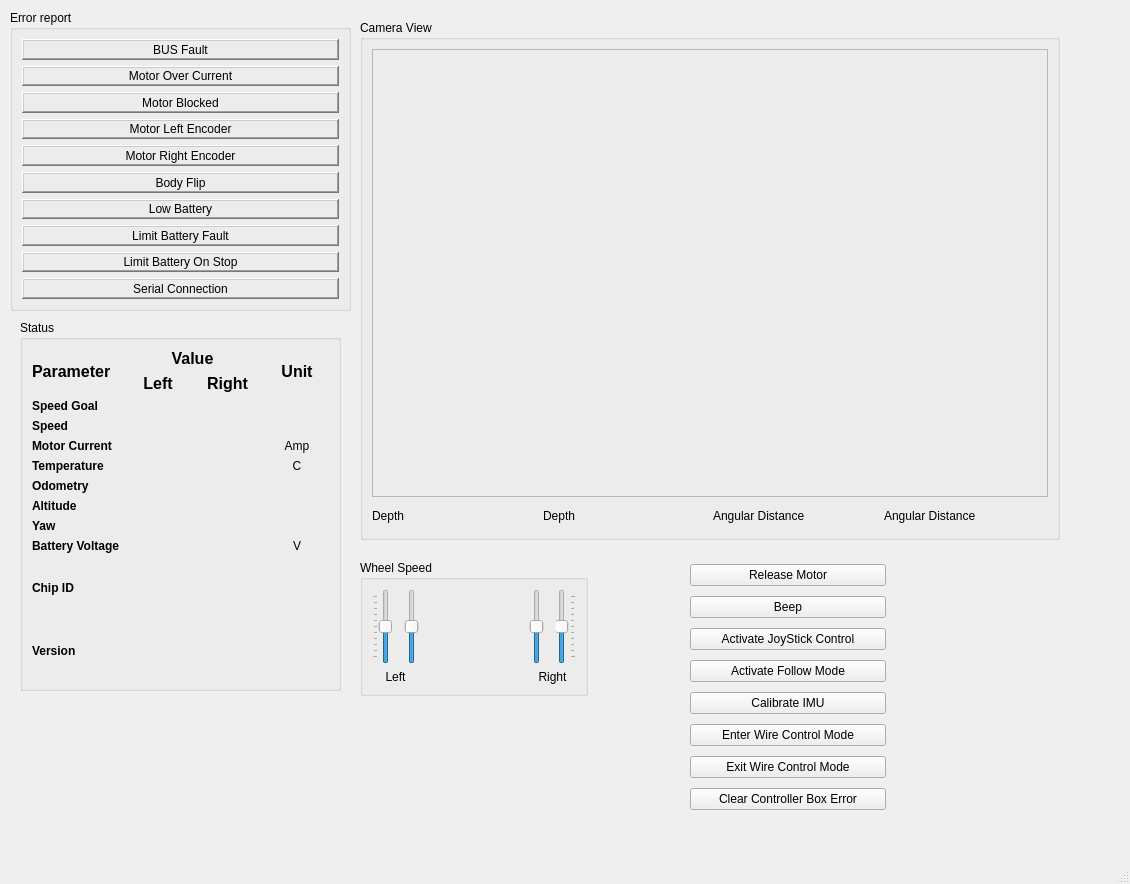
<?xml version="1.0" encoding="UTF-8"?>
<ui version="4.0">
 <class>MainWindow</class>
 <widget class="QMainWindow" name="MainWindow">
  <property name="geometry">
   <rect>
    <x>0</x>
    <y>0</y>
    <width>1130</width>
    <height>884</height>
   </rect>
  </property>
  <property name="windowTitle">
   <string>MainWindow</string>
  </property>
  <widget class="QWidget" name="centralwidget">
   <widget class="QGroupBox" name="groupBox_2">
    <property name="geometry">
     <rect>
      <x>360</x>
      <y>560</y>
      <width>228</width>
      <height>136</height>
     </rect>
    </property>
    <property name="title">
     <string>Wheel Speed</string>
    </property>
    <layout class="QGridLayout" name="gridLayout">
     <item row="0" column="3">
      <spacer name="horizontalSpacer">
       <property name="orientation">
        <enum>Qt::Horizontal</enum>
       </property>
       <property name="sizeHint" stdset="0">
        <size>
         <width>40</width>
         <height>20</height>
        </size>
       </property>
      </spacer>
     </item>
     <item row="0" column="0">
      <widget class="QSlider" name="speed_left_goal_slider">
       <property name="minimum">
        <number>-250</number>
       </property>
       <property name="maximum">
        <number>250</number>
       </property>
       <property name="pageStep">
        <number>50</number>
       </property>
       <property name="orientation">
        <enum>Qt::Vertical</enum>
       </property>
       <property name="tickPosition">
        <enum>QSlider::TicksAbove</enum>
       </property>
      </widget>
     </item>
     <item row="0" column="6">
      <widget class="QSlider" name="speed_right_goal_slider">
       <property name="minimum">
        <number>-250</number>
       </property>
       <property name="maximum">
        <number>250</number>
       </property>
       <property name="pageStep">
        <number>50</number>
       </property>
       <property name="orientation">
        <enum>Qt::Vertical</enum>
       </property>
       <property name="tickPosition">
        <enum>QSlider::TicksBelow</enum>
       </property>
      </widget>
     </item>
     <item row="0" column="4">
      <widget class="QSlider" name="speed_right_slider">
       <property name="minimum">
        <number>-250</number>
       </property>
       <property name="maximum">
        <number>250</number>
       </property>
       <property name="pageStep">
        <number>50</number>
       </property>
       <property name="orientation">
        <enum>Qt::Vertical</enum>
       </property>
      </widget>
     </item>
     <item row="2" column="4" colspan="3">
      <widget class="QLabel" name="right_speed_label">
       <property name="text">
        <string>Right</string>
       </property>
       <property name="alignment">
        <set>Qt::AlignCenter</set>
       </property>
      </widget>
     </item>
     <item row="2" column="0" colspan="3">
      <widget class="QLabel" name="left_speed_label">
       <property name="text">
        <string>Left</string>
       </property>
       <property name="alignment">
        <set>Qt::AlignCenter</set>
       </property>
      </widget>
     </item>
     <item row="0" column="2">
      <widget class="QSlider" name="speed_left_slider">
       <property name="minimum">
        <number>-250</number>
       </property>
       <property name="maximum">
        <number>250</number>
       </property>
       <property name="pageStep">
        <number>50</number>
       </property>
       <property name="orientation">
        <enum>Qt::Vertical</enum>
       </property>
      </widget>
     </item>
    </layout>
   </widget>
   <widget class="QGroupBox" name="groupBox_3">
    <property name="geometry">
     <rect>
      <x>10</x>
      <y>10</y>
      <width>341</width>
      <height>301</height>
     </rect>
    </property>
    <property name="title">
     <string>Error report</string>
    </property>
    <layout class="QVBoxLayout" name="verticalLayout">
     <item>
      <layout class="QGridLayout" name="gridLayout_3">
       <item row="2" column="0">
        <widget class="QLabel" name="motor_blocked">
         <property name="frameShape">
          <enum>QFrame::WinPanel</enum>
         </property>
         <property name="frameShadow">
          <enum>QFrame::Raised</enum>
         </property>
         <property name="lineWidth">
          <number>2</number>
         </property>
         <property name="text">
          <string>Motor Blocked</string>
         </property>
         <property name="alignment">
          <set>Qt::AlignCenter</set>
         </property>
        </widget>
       </item>
       <item row="7" column="0">
        <widget class="QLabel" name="limit_battery_error">
         <property name="frameShape">
          <enum>QFrame::WinPanel</enum>
         </property>
         <property name="frameShadow">
          <enum>QFrame::Raised</enum>
         </property>
         <property name="lineWidth">
          <number>2</number>
         </property>
         <property name="text">
          <string>Limit Battery Fault</string>
         </property>
         <property name="alignment">
          <set>Qt::AlignCenter</set>
         </property>
        </widget>
       </item>
       <item row="0" column="0">
        <widget class="QLabel" name="bus_error">
         <property name="frameShape">
          <enum>QFrame::WinPanel</enum>
         </property>
         <property name="frameShadow">
          <enum>QFrame::Raised</enum>
         </property>
         <property name="lineWidth">
          <number>2</number>
         </property>
         <property name="text">
          <string>BUS Fault</string>
         </property>
         <property name="alignment">
          <set>Qt::AlignCenter</set>
         </property>
        </widget>
       </item>
       <item row="6" column="0">
        <widget class="QLabel" name="low_battery_error">
         <property name="frameShape">
          <enum>QFrame::WinPanel</enum>
         </property>
         <property name="frameShadow">
          <enum>QFrame::Raised</enum>
         </property>
         <property name="lineWidth">
          <number>2</number>
         </property>
         <property name="text">
          <string>Low Battery</string>
         </property>
         <property name="alignment">
          <set>Qt::AlignCenter</set>
         </property>
        </widget>
       </item>
       <item row="5" column="0">
        <widget class="QLabel" name="body_flip_error">
         <property name="frameShape">
          <enum>QFrame::WinPanel</enum>
         </property>
         <property name="frameShadow">
          <enum>QFrame::Raised</enum>
         </property>
         <property name="lineWidth">
          <number>2</number>
         </property>
         <property name="text">
          <string>Body Flip</string>
         </property>
         <property name="alignment">
          <set>Qt::AlignCenter</set>
         </property>
        </widget>
       </item>
       <item row="3" column="0">
        <widget class="QLabel" name="motor_left_encoder_error">
         <property name="frameShape">
          <enum>QFrame::WinPanel</enum>
         </property>
         <property name="frameShadow">
          <enum>QFrame::Raised</enum>
         </property>
         <property name="lineWidth">
          <number>2</number>
         </property>
         <property name="text">
          <string>Motor Left Encoder</string>
         </property>
         <property name="alignment">
          <set>Qt::AlignCenter</set>
         </property>
        </widget>
       </item>
       <item row="8" column="0">
        <widget class="QLabel" name="limit_battery_on_stop_error">
         <property name="frameShape">
          <enum>QFrame::WinPanel</enum>
         </property>
         <property name="frameShadow">
          <enum>QFrame::Raised</enum>
         </property>
         <property name="lineWidth">
          <number>2</number>
         </property>
         <property name="text">
          <string>Limit Battery On Stop</string>
         </property>
         <property name="alignment">
          <set>Qt::AlignCenter</set>
         </property>
        </widget>
       </item>
       <item row="4" column="0">
        <widget class="QLabel" name="motor_right_encoder_error">
         <property name="frameShape">
          <enum>QFrame::WinPanel</enum>
         </property>
         <property name="frameShadow">
          <enum>QFrame::Raised</enum>
         </property>
         <property name="lineWidth">
          <number>2</number>
         </property>
         <property name="text">
          <string>Motor Right Encoder</string>
         </property>
         <property name="alignment">
          <set>Qt::AlignCenter</set>
         </property>
        </widget>
       </item>
       <item row="1" column="0">
        <widget class="QLabel" name="motor_over_current">
         <property name="frameShape">
          <enum>QFrame::WinPanel</enum>
         </property>
         <property name="frameShadow">
          <enum>QFrame::Raised</enum>
         </property>
         <property name="lineWidth">
          <number>2</number>
         </property>
         <property name="text">
          <string>Motor Over Current</string>
         </property>
         <property name="alignment">
          <set>Qt::AlignCenter</set>
         </property>
        </widget>
       </item>
       <item row="9" column="0">
        <widget class="QLabel" name="serial_connection">
         <property name="frameShape">
          <enum>QFrame::WinPanel</enum>
         </property>
         <property name="frameShadow">
          <enum>QFrame::Raised</enum>
         </property>
         <property name="lineWidth">
          <number>2</number>
         </property>
         <property name="text">
          <string>Serial Connection</string>
         </property>
         <property name="alignment">
          <set>Qt::AlignCenter</set>
         </property>
        </widget>
       </item>
      </layout>
     </item>
    </layout>
   </widget>
   <widget class="QGroupBox" name="groupBox">
    <property name="geometry">
     <rect>
      <x>20</x>
      <y>320</y>
      <width>321</width>
      <height>371</height>
     </rect>
    </property>
    <property name="title">
     <string>Status</string>
    </property>
    <layout class="QGridLayout" name="gridLayout_5">
     <item row="0" column="0">
      <layout class="QGridLayout" name="gridLayout_4">
       <item row="2" column="0">
        <widget class="QLabel" name="chip_id_label">
         <property name="font">
          <font>
           <weight>75</weight>
           <bold>true</bold>
          </font>
         </property>
         <property name="text">
          <string>Chip ID</string>
         </property>
        </widget>
       </item>
       <item row="2" column="1">
        <widget class="QLabel" name="chip_id_value">
         <property name="text">
          <string/>
         </property>
         <property name="alignment">
          <set>Qt::AlignCenter</set>
         </property>
        </widget>
       </item>
       <item row="3" column="1">
        <widget class="QLabel" name="version_value">
         <property name="text">
          <string/>
         </property>
         <property name="alignment">
          <set>Qt::AlignCenter</set>
         </property>
        </widget>
       </item>
       <item row="3" column="0">
        <widget class="QLabel" name="version_label">
         <property name="font">
          <font>
           <weight>75</weight>
           <bold>true</bold>
          </font>
         </property>
         <property name="text">
          <string>Version</string>
         </property>
        </widget>
       </item>
       <item row="0" column="0" colspan="2">
        <layout class="QGridLayout" name="gridLayout_2">
         <property name="horizontalSpacing">
          <number>6</number>
         </property>
         <item row="8" column="0">
          <widget class="QLabel" name="altitude_label">
           <property name="font">
            <font>
             <weight>75</weight>
             <bold>true</bold>
            </font>
           </property>
           <property name="text">
            <string>Altitude</string>
           </property>
          </widget>
         </item>
         <item row="6" column="0">
          <widget class="QLabel" name="temp_label">
           <property name="font">
            <font>
             <weight>75</weight>
             <bold>true</bold>
            </font>
           </property>
           <property name="text">
            <string>Temperature</string>
           </property>
          </widget>
         </item>
         <item row="5" column="0">
          <widget class="QLabel" name="motor_current_label">
           <property name="font">
            <font>
             <weight>75</weight>
             <bold>true</bold>
            </font>
           </property>
           <property name="text">
            <string>Motor Current</string>
           </property>
          </widget>
         </item>
         <item row="2" column="1">
          <widget class="QLabel" name="speed_goal_left_value">
           <property name="text">
            <string/>
           </property>
           <property name="alignment">
            <set>Qt::AlignCenter</set>
           </property>
          </widget>
         </item>
         <item row="1" column="2">
          <widget class="QLabel" name="right_label">
           <property name="font">
            <font>
             <pointsize>12</pointsize>
             <weight>75</weight>
             <bold>true</bold>
            </font>
           </property>
           <property name="frameShape">
            <enum>QFrame::NoFrame</enum>
           </property>
           <property name="frameShadow">
            <enum>QFrame::Plain</enum>
           </property>
           <property name="midLineWidth">
            <number>4</number>
           </property>
           <property name="text">
            <string>Right</string>
           </property>
           <property name="alignment">
            <set>Qt::AlignCenter</set>
           </property>
          </widget>
         </item>
         <item row="5" column="3">
          <widget class="QLabel" name="motor_current_unit">
           <property name="text">
            <string>Amp</string>
           </property>
           <property name="alignment">
            <set>Qt::AlignCenter</set>
           </property>
          </widget>
         </item>
         <item row="10" column="1" colspan="2">
          <widget class="QLabel" name="battery_voltage_value">
           <property name="text">
            <string/>
           </property>
           <property name="alignment">
            <set>Qt::AlignCenter</set>
           </property>
          </widget>
         </item>
         <item row="3" column="2">
          <widget class="QLabel" name="speed_right_value">
           <property name="text">
            <string/>
           </property>
           <property name="alignment">
            <set>Qt::AlignCenter</set>
           </property>
          </widget>
         </item>
         <item row="2" column="0">
          <widget class="QLabel" name="speed">
           <property name="font">
            <font>
             <weight>75</weight>
             <bold>true</bold>
            </font>
           </property>
           <property name="text">
            <string>Speed Goal</string>
           </property>
          </widget>
         </item>
         <item row="6" column="3">
          <widget class="QLabel" name="temp_unit">
           <property name="text">
            <string>C</string>
           </property>
           <property name="alignment">
            <set>Qt::AlignCenter</set>
           </property>
          </widget>
         </item>
         <item row="0" column="1" colspan="2">
          <widget class="QLabel" name="speed_setting">
           <property name="font">
            <font>
             <pointsize>12</pointsize>
             <weight>75</weight>
             <bold>true</bold>
            </font>
           </property>
           <property name="frameShape">
            <enum>QFrame::NoFrame</enum>
           </property>
           <property name="frameShadow">
            <enum>QFrame::Plain</enum>
           </property>
           <property name="midLineWidth">
            <number>4</number>
           </property>
           <property name="text">
            <string>Value</string>
           </property>
           <property name="alignment">
            <set>Qt::AlignCenter</set>
           </property>
          </widget>
         </item>
         <item row="1" column="1">
          <widget class="QLabel" name="left_label">
           <property name="font">
            <font>
             <pointsize>12</pointsize>
             <weight>75</weight>
             <bold>true</bold>
            </font>
           </property>
           <property name="frameShape">
            <enum>QFrame::NoFrame</enum>
           </property>
           <property name="frameShadow">
            <enum>QFrame::Plain</enum>
           </property>
           <property name="midLineWidth">
            <number>4</number>
           </property>
           <property name="text">
            <string>Left</string>
           </property>
           <property name="alignment">
            <set>Qt::AlignCenter</set>
           </property>
          </widget>
         </item>
         <item row="2" column="2">
          <widget class="QLabel" name="speed_goal_right_vale">
           <property name="text">
            <string/>
           </property>
           <property name="alignment">
            <set>Qt::AlignCenter</set>
           </property>
          </widget>
         </item>
         <item row="0" column="3" rowspan="2">
          <widget class="QLabel" name="unit_label">
           <property name="font">
            <font>
             <pointsize>12</pointsize>
             <weight>75</weight>
             <bold>true</bold>
            </font>
           </property>
           <property name="frameShape">
            <enum>QFrame::NoFrame</enum>
           </property>
           <property name="frameShadow">
            <enum>QFrame::Plain</enum>
           </property>
           <property name="midLineWidth">
            <number>4</number>
           </property>
           <property name="text">
            <string>Unit</string>
           </property>
           <property name="alignment">
            <set>Qt::AlignCenter</set>
           </property>
          </widget>
         </item>
         <item row="3" column="1">
          <widget class="QLabel" name="speed_left_value">
           <property name="text">
            <string/>
           </property>
           <property name="alignment">
            <set>Qt::AlignCenter</set>
           </property>
          </widget>
         </item>
         <item row="8" column="1" colspan="2">
          <widget class="QLabel" name="altitude_value">
           <property name="text">
            <string/>
           </property>
           <property name="alignment">
            <set>Qt::AlignCenter</set>
           </property>
          </widget>
         </item>
         <item row="8" column="3">
          <widget class="QLabel" name="altitude_unit">
           <property name="text">
            <string/>
           </property>
           <property name="alignment">
            <set>Qt::AlignCenter</set>
           </property>
          </widget>
         </item>
         <item row="5" column="1">
          <widget class="QLabel" name="motor_current_left_value">
           <property name="text">
            <string/>
           </property>
           <property name="alignment">
            <set>Qt::AlignCenter</set>
           </property>
          </widget>
         </item>
         <item row="6" column="1">
          <widget class="QLabel" name="temp_left_value">
           <property name="text">
            <string/>
           </property>
           <property name="alignment">
            <set>Qt::AlignCenter</set>
           </property>
          </widget>
         </item>
         <item row="0" column="0" rowspan="2">
          <widget class="QLabel" name="parameter_label">
           <property name="font">
            <font>
             <pointsize>12</pointsize>
             <weight>75</weight>
             <bold>true</bold>
            </font>
           </property>
           <property name="frameShape">
            <enum>QFrame::NoFrame</enum>
           </property>
           <property name="frameShadow">
            <enum>QFrame::Plain</enum>
           </property>
           <property name="midLineWidth">
            <number>4</number>
           </property>
           <property name="text">
            <string>Parameter</string>
           </property>
           <property name="alignment">
            <set>Qt::AlignLeading|Qt::AlignLeft|Qt::AlignVCenter</set>
           </property>
           <property name="wordWrap">
            <bool>false</bool>
           </property>
          </widget>
         </item>
         <item row="2" column="3">
          <widget class="QLabel" name="speed_goal_unit">
           <property name="text">
            <string/>
           </property>
           <property name="alignment">
            <set>Qt::AlignCenter</set>
           </property>
          </widget>
         </item>
         <item row="5" column="2">
          <widget class="QLabel" name="motor_current_right_value">
           <property name="text">
            <string/>
           </property>
           <property name="alignment">
            <set>Qt::AlignCenter</set>
           </property>
          </widget>
         </item>
         <item row="3" column="3">
          <widget class="QLabel" name="speed_unit">
           <property name="text">
            <string/>
           </property>
           <property name="alignment">
            <set>Qt::AlignCenter</set>
           </property>
          </widget>
         </item>
         <item row="6" column="2">
          <widget class="QLabel" name="temp_right_value">
           <property name="text">
            <string/>
           </property>
           <property name="alignment">
            <set>Qt::AlignCenter</set>
           </property>
          </widget>
         </item>
         <item row="3" column="0">
          <widget class="QLabel" name="speed_label">
           <property name="font">
            <font>
             <weight>75</weight>
             <bold>true</bold>
            </font>
           </property>
           <property name="text">
            <string>Speed</string>
           </property>
          </widget>
         </item>
         <item row="10" column="0">
          <widget class="QLabel" name="battery_label">
           <property name="font">
            <font>
             <weight>75</weight>
             <bold>true</bold>
            </font>
           </property>
           <property name="text">
            <string>Battery Voltage</string>
           </property>
          </widget>
         </item>
         <item row="7" column="2">
          <widget class="QLabel" name="odom_right_value">
           <property name="text">
            <string/>
           </property>
           <property name="alignment">
            <set>Qt::AlignCenter</set>
           </property>
          </widget>
         </item>
         <item row="7" column="1">
          <widget class="QLabel" name="odom_left_value">
           <property name="text">
            <string/>
           </property>
           <property name="alignment">
            <set>Qt::AlignCenter</set>
           </property>
          </widget>
         </item>
         <item row="9" column="0">
          <widget class="QLabel" name="yaw_info">
           <property name="font">
            <font>
             <weight>75</weight>
             <bold>true</bold>
            </font>
           </property>
           <property name="text">
            <string>Yaw</string>
           </property>
          </widget>
         </item>
         <item row="7" column="0">
          <widget class="QLabel" name="odom_label">
           <property name="font">
            <font>
             <weight>75</weight>
             <bold>true</bold>
            </font>
           </property>
           <property name="text">
            <string>Odometry</string>
           </property>
          </widget>
         </item>
         <item row="7" column="3">
          <widget class="QLabel" name="odom_unit">
           <property name="text">
            <string/>
           </property>
           <property name="alignment">
            <set>Qt::AlignCenter</set>
           </property>
          </widget>
         </item>
         <item row="9" column="3">
          <widget class="QLabel" name="yaw_unit">
           <property name="text">
            <string/>
           </property>
           <property name="alignment">
            <set>Qt::AlignCenter</set>
           </property>
          </widget>
         </item>
         <item row="10" column="3">
          <widget class="QLabel" name="battery_voltage_unit">
           <property name="text">
            <string>V</string>
           </property>
           <property name="alignment">
            <set>Qt::AlignCenter</set>
           </property>
          </widget>
         </item>
         <item row="9" column="1" colspan="2">
          <widget class="QLabel" name="yaw_value">
           <property name="text">
            <string/>
           </property>
           <property name="alignment">
            <set>Qt::AlignCenter</set>
           </property>
          </widget>
         </item>
        </layout>
       </item>
      </layout>
     </item>
    </layout>
   </widget>
   <widget class="QGroupBox" name="groupBox_5">
    <property name="geometry">
     <rect>
      <x>360</x>
      <y>20</y>
      <width>700</width>
      <height>520</height>
     </rect>
    </property>
    <property name="title">
     <string>Camera View</string>
    </property>
    <layout class="QGridLayout" name="gridLayout_6">
     <item row="1" column="0">
      <widget class="QLabel" name="depth_label">
       <property name="maximumSize">
        <size>
         <width>16777215</width>
         <height>25</height>
        </size>
       </property>
       <property name="text">
        <string>Depth</string>
       </property>
      </widget>
     </item>
     <item row="1" column="2">
      <widget class="QLabel" name="angular_distance_label">
       <property name="maximumSize">
        <size>
         <width>16777215</width>
         <height>25</height>
        </size>
       </property>
       <property name="text">
        <string>Angular Distance</string>
       </property>
      </widget>
     </item>
     <item row="1" column="1">
      <widget class="QLabel" name="depth_value">
       <property name="maximumSize">
        <size>
         <width>16777215</width>
         <height>25</height>
        </size>
       </property>
       <property name="text">
        <string>Depth</string>
       </property>
      </widget>
     </item>
     <item row="1" column="3">
      <widget class="QLabel" name="angular_distance_value">
       <property name="maximumSize">
        <size>
         <width>16777215</width>
         <height>25</height>
        </size>
       </property>
       <property name="text">
        <string>Angular Distance</string>
       </property>
      </widget>
     </item>
     <item row="0" column="0" colspan="4">
      <widget class="QLabel" name="image_view">
       <property name="enabled">
        <bool>true</bool>
       </property>
       <property name="minimumSize">
        <size>
         <width>0</width>
         <height>0</height>
        </size>
       </property>
       <property name="frameShape">
        <enum>QFrame::StyledPanel</enum>
       </property>
       <property name="text">
        <string/>
       </property>
      </widget>
     </item>
    </layout>
   </widget>
   <widget class="QWidget" name="verticalLayoutWidget">
    <property name="geometry">
     <rect>
      <x>690</x>
      <y>560</y>
      <width>196</width>
      <height>260</height>
     </rect>
    </property>
    <layout class="QVBoxLayout" name="verticalLayout_2">
     <item>
      <widget class="QPushButton" name="release_motor_button">
       <property name="text">
        <string>Release Motor</string>
       </property>
      </widget>
     </item>
     <item>
      <widget class="QPushButton" name="beep_button">
       <property name="text">
        <string>Beep</string>
       </property>
      </widget>
     </item>
     <item>
      <widget class="QPushButton" name="activate_joy_button">
       <property name="text">
        <string>Activate JoyStick Control</string>
       </property>
      </widget>
     </item>
     <item>
      <widget class="QPushButton" name="activate_follow_mode_button">
       <property name="text">
        <string>Activate Follow Mode</string>
       </property>
      </widget>
     </item>
     <item>
      <widget class="QPushButton" name="calibrate_IMU_button">
       <property name="text">
        <string>Calibrate IMU</string>
       </property>
      </widget>
     </item>
     <item>
      <widget class="QPushButton" name="enter_wire_control_mode_button">
       <property name="text">
        <string>Enter Wire Control Mode</string>
       </property>
      </widget>
     </item>
     <item>
      <widget class="QPushButton" name="Exit_wire_control_mode_button">
       <property name="text">
        <string>Exit Wire Control Mode</string>
       </property>
      </widget>
     </item>
     <item>
      <widget class="QPushButton" name="clear_error_messages_button">
       <property name="text">
        <string>Clear Controller Box Error</string>
       </property>
      </widget>
     </item>
    </layout>
   </widget>
   <zorder>groupBox_2</zorder>
   <zorder>horizontalLayoutWidget</zorder>
   <zorder>groupBox_3</zorder>
   <zorder>gridLayoutWidget</zorder>
   <zorder>groupBox</zorder>
   <zorder>groupBox_5</zorder>
   <zorder>verticalLayoutWidget</zorder>
  </widget>
  <widget class="QStatusBar" name="statusbar"/>
 </widget>
 <resources/>
 <connections/>
</ui>
